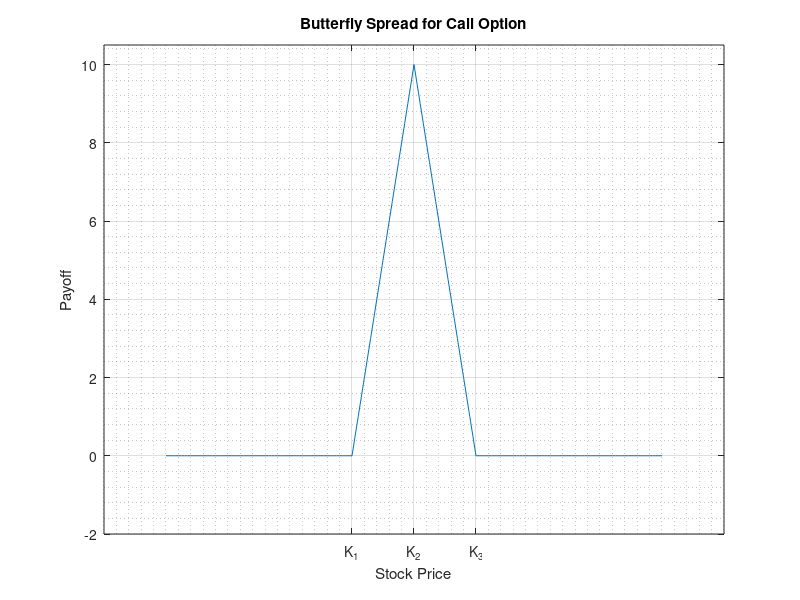
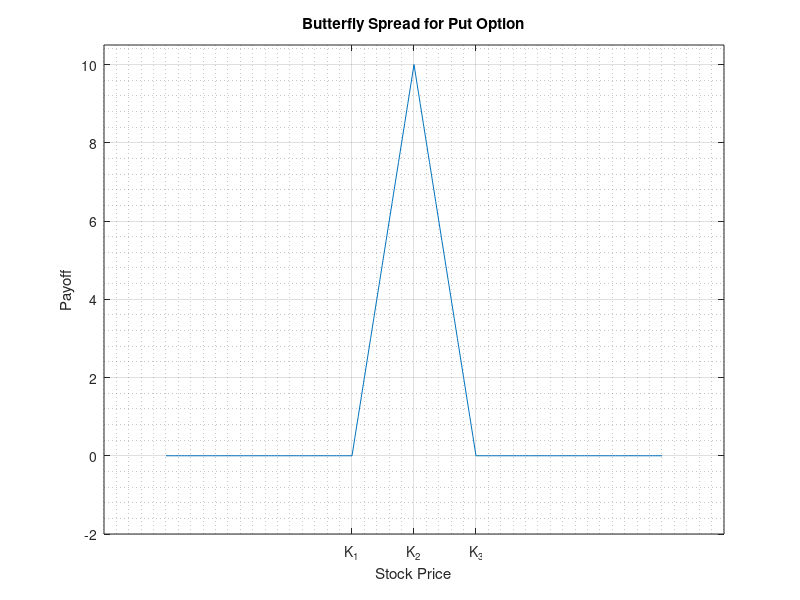

The MATLAB source for these figures, in order:
% Define stock prices and strike prices
Stock_Price = 50:0.5:130;
K = [80, 90, 100];

% Calculate the payoff for Call and Put Butterfly Spreads
Payoff_Call = max(Stock_Price - K(1), 0) - 2 * max(Stock_Price - K(2), 0) + max(Stock_Price - K(3), 0);
Payoff_Put = max(K(1) - Stock_Price, 0) - 2 * max(K(2) - Stock_Price, 0) + max(K(3) - Stock_Price, 0);

% Plot Butterfly Spread for Call Option
figure(1)
plot(Stock_Price, Payoff_Call)
ylim([-2, 10.5])
grid on
grid minor
title("Butterfly Spread for Call Option")
xticks([80, 90, 100])
xticklabels({"K_1", "K_2", "K_3"})
xlabel("Stock Price")
ylabel("Payoff")

% Plot Butterfly Spread for Put Option
figure(2)
clf
plot(Stock_Price, Payoff_Put)
ylim([-2, 10.5])
grid on
grid minor
title("Butterfly Spread for Put Option")
xticks([80, 90, 100])
xticklabels({"K_1", "K_2", "K_3"})
xlabel("Stock Price")
ylabel("Payoff")
